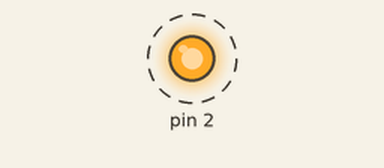
The sketch below on a simulated Arduino Uno, built with avr-gcc and run on an emulated ATmega328P. On the bench: output pins drawn as LEDs (lit = HIGH). Dashed ring = blinking.

Above: at 0.2 s.
Timing chart, 0 to 3.0 s (numbered marks = the images above):
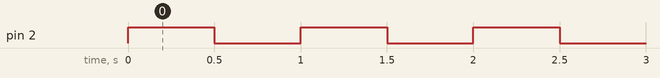

The sketch:

HELLO_WORLD.ino
```cpp
void setup() {
  // put your setup code here, to run once:
pinMode(2, OUTPUT);
}

void loop() {
  // put your main code here, to run repeatedly:
  int d = 500;
  digitalWrite(2, HIGH);
  delay(d);
  digitalWrite(2, LOW);
  delay(d);

}
```

Measured:
- by itself, pin 2: alternates HIGH for 0.50 s and LOW for 0.50 s
